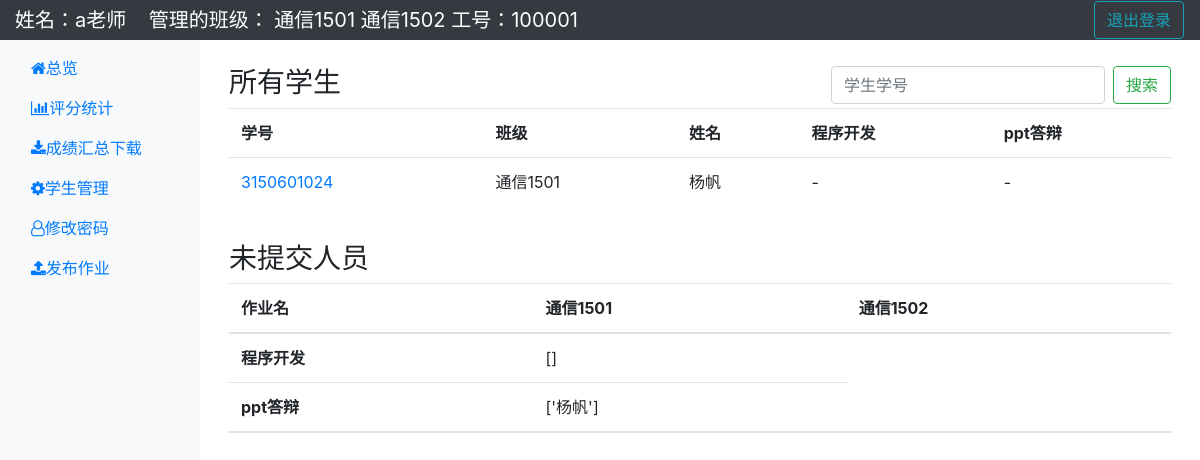
The app's page /a_students/ (signed in) with its own data.
### homework/models.py (models this page shows, shortened)
class Teacher(models.Model):
    teacher_id = models.CharField(max_length=10, null=False, blank=False, verbose_name="教师工号")  # 学号
    name = models.CharField(max_length=128, null=False, blank=False, verbose_name="教师姓名")  # 姓名
    password = models.CharField(max_length=256, null=False, blank=False, verbose_name="密码")  # 密码
    class Meta:
        verbose_name = verbose_name_plural = "教师"

class Classroom(models.Model):
    STATUS_ITEM = (
        (1, '可用'),
        (2, '过期'),
    )
    classroom = models.CharField(max_length=50, default="", verbose_name="班级")
    status = models.PositiveIntegerField(default=1, choices=STATUS_ITEM, verbose_name="状态")
    teacher = models.ManyToManyField('Teacher', verbose_name='所属管理的老师')
    owner = models.ForeignKey(User, verbose_name="创建人")
    created_time = models.DateTimeField(auto_now_add=True, verbose_name="创建时间")
    class Meta:
        verbose_name = verbose_name_plural = "班级"
    def __str__(self):
        return self.classroom

class Homework(models.Model):
    name = models.CharField(max_length=128, null=False, blank=False, verbose_name="作业名")  # 名称
    cutoff = models.DateTimeField(verbose_name="截止日期")  # 截止日期
    can_submit = models.BooleanField(default=True, verbose_name="允许提交")  # 是否允许提交
    owner = models.ForeignKey(Teacher, verbose_name="创建人")
    classroom = models.IntegerField(default=1, choices=classroom_choice(), verbose_name="所属班级")
    created_time = models.DateTimeField(auto_now_add=True, verbose_name="创建时间")
    class Meta:
        verbose_name = verbose_name_plural = "作业"
    def __str__(self):
        return self.name

class Student(models.Model):
    student_id = models.CharField(max_length=10, null=False, blank=False, verbose_name="学生学号")  # 学号
    classroom = models.CharField(max_length=50, verbose_name="班级")  # 班级
    name = models.CharField(max_length=128, null=False, blank=False, verbose_name="学生姓名")  # 姓名
    password = models.CharField(max_length=256, null=False, blank=False, verbose_name="密码")  # 密码
    register_time = models.DateTimeField(auto_now_add=True, verbose_name="注册时间")  # 注册时间
    has_confirmed = models.BooleanField(default=False, verbose_name="已验证")  # 是否已邮箱验证
    class Meta:
        ordering = ["student_id"]
        verbose_name = verbose_name_plural = "学生"

### homework/views.py (the view)
# urls.py: url(r'^a_students/', views.all_students, name="all_students"),
def all_students(request):
    if request.session.get('t_login', None):
        query = request.POST.get("query")
        if query:
            try:
                search = Student.objects.get(student_id__icontains=query)
                return redirect("/o_student/?student_id={}".format(search.student_id))
            except:
                message = "没有该学生，请确认输入是否正确！"
        teacher_id = request.session.get("teacher_id", None)
        teacher = Teacher.objects.get(teacher_id=teacher_id)
        manage_classrooms = Classroom.objects.filter(teacher=teacher)
        students = Student.objects.none()
        if manage_classrooms:
            for classroom in manage_classrooms:
                students = students | Student.objects.filter(classroom=classroom)
            studentlist = students.values()
            homeworks = Homework.objects.filter(owner=teacher)
            homeworklist = homeworks.values()
            scorelist = []
            for s in students:
                scores = []
                for h in homeworks:
                    try:
                        score = Score.objects.get(student=s, homework=h)
                        scores.append(str(score.score))
                    except:
                        scores.append('-')
                scorelist.append(scores)
            i = 0
            for s in studentlist:
                s["scores"] = scorelist[i]
                i = i+1
            not_submit_dict = {}
            for h in homeworks:
                not_submit = []
                for s in students:
                    try:
                        submit = Submit.objects.get(student=s, homework=h)
                    except:
                        if s.has_confirmed:
                            not_submit.append(s.name)
                        else:
                            pass
                not_submit_dict.update({h:not_submit})
            return render(request, "all_students.html", locals())
        else:
            message = "暂无学生，请添加需要管理的班级"
            return render(request, "all_students.html", locals())
    return redirect("/teacher/")

### templates/all_students.html (shortened to what this page needs)
{% extends "teacher_profile.html" %}
{% block content %}
    <div style="padding-top:10px;padding-left:5px;padding-right:5px">
            <div>
                <h3 style="float:left;">所有学生</h3>
                <form class="form-inline float-right" method="POST">
                    <input class="form-control mr-sm-2" type="search" placeholder="学生学号" aria-label="Search" name="query">
                    <button class="btn btn-outline-success my-2 my-sm-0" type="submit">搜索</button>
                </form>
            </div>
        <div>
            <table class="table">
                <tr>
                    <th>学号</th>
                    <th>班级</th>
                    <th>姓名</th>
                    {% for h in homeworklist %}
                        <th>{{ h.name }}</th>
                    {% endfor %}
                </tr>
                {% for s in studentlist %}
                    <tr>
                        <td style="vertical-align: middle">
                            {% if not s.has_confirmed %}
                                {{ s.student_id }}
                            {% else %}
                                <a href="/o_student/?student_id={{ s.student_id }}">{{ s.student_id }}</a>
                            {% endif %}
                        </td>
                        <td style="vertical-align: middle">{{ s.classroom }}</td>
                        {% if s.has_confirmed %}
                            <td style="vertical-align: middle">{{ s.name }}</td>
                        {% else %}
                            <td style="vertical-align: middle;color: red">{{ s.name }}(未通过验证)</td>
                        {% endif %}
                        {% for score in s.scores %}
                            <td style="vertical-align: middle">{{ score }}</td>
                        {% endfor %}
                    </tr>
                {% endfor %}
            </table>
        </div>
        <div style="padding-top:20px">
            <h3 style="float:left;">未提交人员</h3>
            <table class="table">
                <thead>
                <tr>
                    <th scope="col">作业名</th>
                    {% for classroom in manage_classrooms %}
                        <th scope="col">{{ classroom }}</th>
                    {% endfor %}
                </tr>
                </thead>
                <tbody>
                {% for homework,students in not_submit_dict.items %}
                    <tr>
                        <th scope="row">{{ homework }}</th>
                        <td>{{ students }}</td>
                    </tr>
                {% endfor %}
                </tbody>
            </table>
        </div>
    </div>
{% endblock %}

### templates/teacher_profile.html (shortened to what this page needs)
<!DOCTYPE html>
<html lang="en">
<head>
    <link href="/static/bootstrap/css/bootstrap.css" rel="stylesheet">
    <link href="/static/bootstrap/css/bootstrap-grid.css" rel="stylesheet">
    <link href="/static/bootstrap-fileinput/css/fileinput.css" rel="stylesheet">
    <link href="//netdna.bootstrapcdn.com/font-awesome/4.7.0/css/font-awesome.min.css" rel="stylesheet">
    <link rel="stylesheet"
          href="https://cdnjs.cloudflare.com/ajax/libs/tempusdominus-bootstrap-4/5.0.1/css/tempusdominus-bootstrap-4.min.css"/>
</head>
<body>
<div>
    <nav class="navbar navbar-dark sticky-top bg-dark flex-md-nowrap p-0">
        <a class="navbar-brand col-md-auto mr-0" href="/t_profile/">
            姓名：{{ teacher.name }}&nbsp;&nbsp;&nbsp;
            管理的班级：
            {% if manage_classrooms %}
                {% for classroom in manage_classrooms %}
                    {{ classroom }}
                {% endfor %}
            {% else %}
                无
            {% endif %}
            工号：{{ teacher.teacher_id }}
            &nbsp;</a>
        <ul class="navbar-nav px-3">
            <li class="nav-item text-nowrap">
                <button type="button" class="btn btn-outline-info" onclick="location.href='/tlogout/'">退出登录</button
            </li>
        </ul>
    </nav>
    {% block body %}
    <div class="container-fluid">
        <div class="row">
            <div class="nav flex-column nav-pills col-sm-2 sidebar-sticky" id="v-pills-tab" role="tablist"
                 aria-orientation="vertical" style="background-color: #F8F9FA">
                <a class="nav-link" id="v-pills-home-tab" data-toggle="pill" href="/t_profile/" role="tab"
                   aria-controls="v-pills-home" aria-selected="true"><i
                        class="fa fa-home">总览</i></a>
                <a class="nav-link" id="v-pills-profile-tab" data-toggle="pill" href="/a_students/" role="tab"
                   aria-controls="v-pills-profile" aria-selected="false">
                    <i class="fa fa-bar-chart">评分统计</i></a>
                <a class="nav-link" id="v-pills-messages-tab" data-toggle="pill" href="/t_get_excel/" role="tab"
                   aria-controls="v-pills-messages" aria-selected="false">
                    <i class="fa fa-download">成绩汇总下载</i></a>
                <a class="nav-link" id="v-pills-settings-tab" data-toggle="pill" href="/s_manage/" role="tab"
                   aria-controls="v-pills-settings" aria-selected="false">
                    <i class="fa fa-cog">学生管理</i></a>
                <a class="nav-link" id="v-pills-settings-tab" data-toggle="pill" href="/t_cp/" role="tab"
                   aria-controls="v-pills-settings" aria-selected="false">
                    <i class="fa fa-user-o">修改密码</i></a>
                <a class="nav-link" id="v-pills-settings-tab" data-toggle="pill" href="/add_h/" role="tab"
                   aria-controls="v-pills-settings" aria-selected="false">
                    <i class="fa fa-upload">发布作业</i></a>
            </div>
            <main role="main" class="col-md-9 ml-sm-auto col-lg-10 pt-3 px-4">
                {% block content %}{% endblock %}
        </div>
    </div>
{% endblock %}
</div>
</body>
</html>

### templates/teacher_profile.html (style rules this page uses)
.sidebar-sticky { position: -webkit-sticky; position: sticky; height: calc(100vh - 48px); padding-top: .5rem; overflow-x: hidden; overflow-y: auto; }

### records on screen
Teacher: name "a老师", teacher_id "100001"
Classroom: classroom "通信1501"
Classroom: classroom "通信1502"
Homework: name "程序开发", students "[]"
Homework: name "ppt答辩", students "['杨帆']"
Student: student_id "3150601024", classroom "通信1501", name "杨帆", scores "-" "-"
